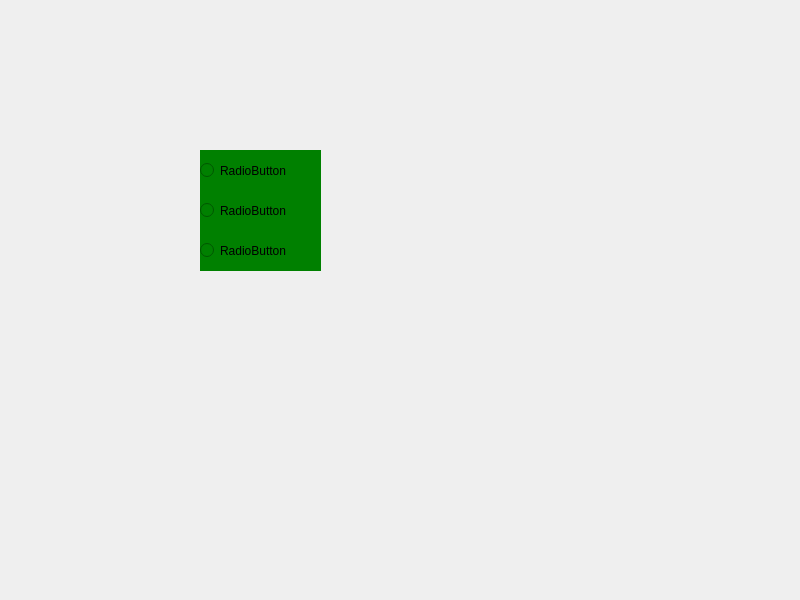
<?xml version="1.0" encoding="UTF-8"?>
<ui version="4.0">
 <class>Widget</class>
 <widget class="QWidget" name="Widget">
  <property name="geometry">
   <rect>
    <x>0</x>
    <y>0</y>
    <width>800</width>
    <height>600</height>
   </rect>
  </property>
  <property name="windowTitle">
   <string>Widget</string>
  </property>
  <widget class="QRadioButton" name="radioButton_1">
   <property name="geometry">
    <rect>
     <x>200</x>
     <y>150</y>
     <width>121</width>
     <height>41</height>
    </rect>
   </property>
   <property name="acceptDrops">
    <bool>false</bool>
   </property>
   <property name="styleSheet">
    <string notr="true">background-color: green;</string>
   </property>
   <property name="text">
    <string>RadioButton</string>
   </property>
  </widget>
  <widget class="QRadioButton" name="radioButton_2">
   <property name="geometry">
    <rect>
     <x>200</x>
     <y>190</y>
     <width>121</width>
     <height>41</height>
    </rect>
   </property>
   <property name="acceptDrops">
    <bool>false</bool>
   </property>
   <property name="styleSheet">
    <string notr="true">background-color: green;</string>
   </property>
   <property name="text">
    <string>RadioButton</string>
   </property>
  </widget>
  <widget class="QRadioButton" name="radioButton_3">
   <property name="geometry">
    <rect>
     <x>200</x>
     <y>230</y>
     <width>121</width>
     <height>41</height>
    </rect>
   </property>
   <property name="acceptDrops">
    <bool>false</bool>
   </property>
   <property name="styleSheet">
    <string notr="true">background-color: green;</string>
   </property>
   <property name="text">
    <string>RadioButton</string>
   </property>
  </widget>
 </widget>
 <resources/>
 <connections/>
</ui>
